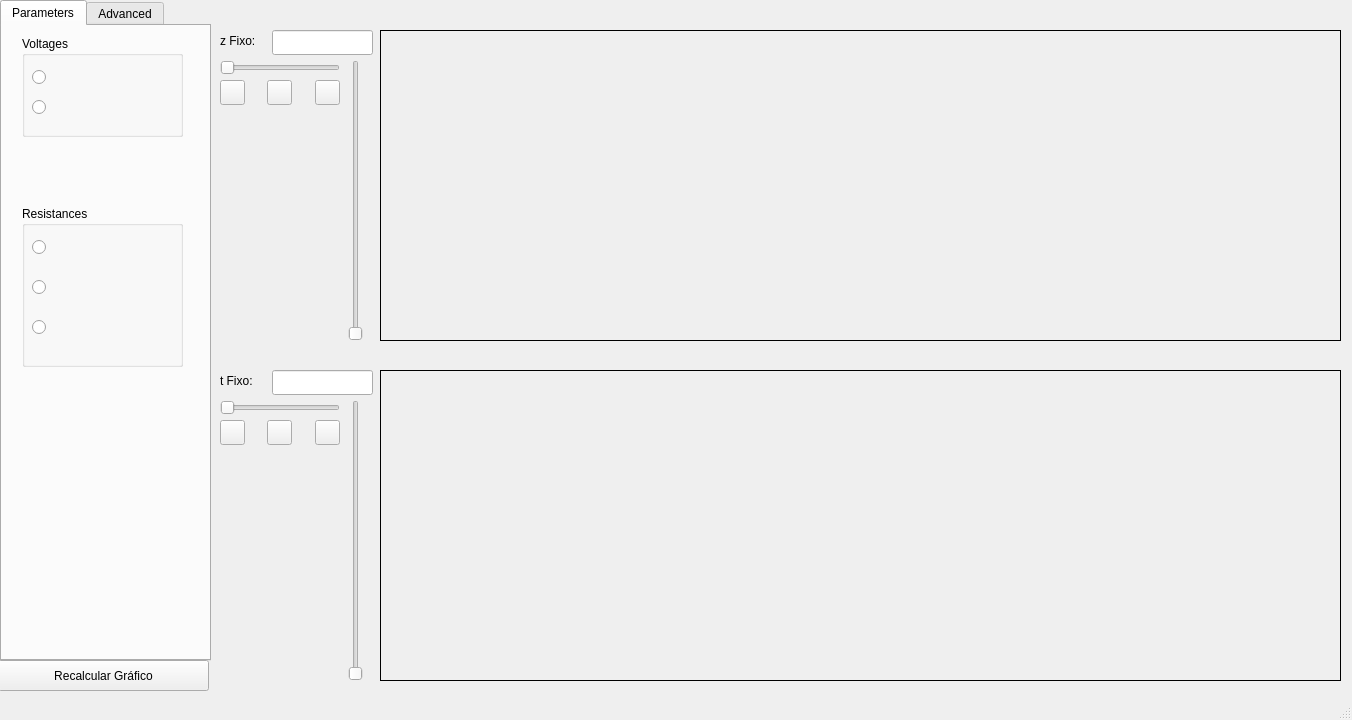
<?xml version="1.0" encoding="UTF-8"?>
<ui version="4.0">
 <class>TView</class>
 <widget class="QMainWindow" name="TView">
  <property name="geometry">
   <rect>
    <x>0</x>
    <y>0</y>
    <width>1352</width>
    <height>720</height>
   </rect>
  </property>
  <property name="windowTitle">
   <string>MainWindow</string>
  </property>
  <widget class="QWidget" name="TLines">
   <widget class="QTabWidget" name="tabWidget">
    <property name="geometry">
     <rect>
      <x>0</x>
      <y>0</y>
      <width>211</width>
      <height>661</height>
     </rect>
    </property>
    <property name="currentIndex">
     <number>0</number>
    </property>
    <widget class="QWidget" name="inPar">
     <attribute name="title">
      <string>Parameters</string>
     </attribute>
     <widget class="QGroupBox" name="Voltages">
      <property name="geometry">
       <rect>
        <x>20</x>
        <y>10</y>
        <width>161</width>
        <height>101</height>
       </rect>
      </property>
      <property name="autoFillBackground">
       <bool>false</bool>
      </property>
      <property name="title">
       <string>Voltages</string>
      </property>
      <widget class="QRadioButton" name="firstV">
       <property name="enabled">
        <bool>true</bool>
       </property>
       <property name="geometry">
        <rect>
         <x>10</x>
         <y>30</y>
         <width>112</width>
         <height>23</height>
        </rect>
       </property>
       <property name="autoFillBackground">
        <bool>false</bool>
       </property>
       <property name="text">
        <string notr="true"/>
       </property>
       <property name="iconSize">
        <size>
         <width>48</width>
         <height>48</height>
        </size>
       </property>
       <property name="shortcut">
        <string/>
       </property>
      </widget>
      <widget class="QRadioButton" name="secondV">
       <property name="geometry">
        <rect>
         <x>10</x>
         <y>60</y>
         <width>141</width>
         <height>23</height>
        </rect>
       </property>
       <property name="text">
        <string/>
       </property>
      </widget>
     </widget>
     <widget class="QGroupBox" name="Resistances">
      <property name="geometry">
       <rect>
        <x>20</x>
        <y>180</y>
        <width>161</width>
        <height>161</height>
       </rect>
      </property>
      <property name="title">
       <string>Resistances</string>
      </property>
      <widget class="QRadioButton" name="firstR">
       <property name="geometry">
        <rect>
         <x>10</x>
         <y>30</y>
         <width>112</width>
         <height>23</height>
        </rect>
       </property>
       <property name="text">
        <string/>
       </property>
      </widget>
      <widget class="QRadioButton" name="secondR">
       <property name="geometry">
        <rect>
         <x>10</x>
         <y>70</y>
         <width>112</width>
         <height>23</height>
        </rect>
       </property>
       <property name="text">
        <string/>
       </property>
      </widget>
      <widget class="QRadioButton" name="thirdR">
       <property name="geometry">
        <rect>
         <x>10</x>
         <y>110</y>
         <width>112</width>
         <height>23</height>
        </rect>
       </property>
       <property name="text">
        <string/>
       </property>
      </widget>
     </widget>
    </widget>
    <widget class="QWidget" name="advConf">
     <attribute name="title">
      <string>Advanced</string>
     </attribute>
     <widget class="QLabel" name="n_t">
      <property name="geometry">
       <rect>
        <x>13</x>
        <y>79</y>
        <width>40</width>
        <height>21</height>
       </rect>
      </property>
      <property name="text">
       <string>  n_t:  </string>
      </property>
     </widget>
     <widget class="QLabel" name="d_z">
      <property name="geometry">
       <rect>
        <x>13</x>
        <y>136</y>
        <width>37</width>
        <height>21</height>
       </rect>
      </property>
      <property name="text">
       <string>   dz:  </string>
      </property>
     </widget>
     <widget class="QLabel" name="d_T">
      <property name="geometry">
       <rect>
        <x>13</x>
        <y>23</y>
        <width>36</width>
        <height>21</height>
       </rect>
      </property>
      <property name="text">
       <string>   dt:  </string>
      </property>
     </widget>
     <widget class="QLabel" name="n_z">
      <property name="geometry">
       <rect>
        <x>13</x>
        <y>192</y>
        <width>38</width>
        <height>21</height>
       </rect>
      </property>
      <property name="text">
       <string>  n_z: </string>
      </property>
     </widget>
     <widget class="QLineEdit" name="nZ">
      <property name="geometry">
       <rect>
        <x>60</x>
        <y>192</y>
        <width>142</width>
        <height>25</height>
       </rect>
      </property>
     </widget>
     <widget class="QLineEdit" name="dZ">
      <property name="geometry">
       <rect>
        <x>60</x>
        <y>136</y>
        <width>142</width>
        <height>25</height>
       </rect>
      </property>
     </widget>
     <widget class="QLineEdit" name="dT">
      <property name="geometry">
       <rect>
        <x>60</x>
        <y>23</y>
        <width>142</width>
        <height>25</height>
       </rect>
      </property>
     </widget>
     <widget class="QLineEdit" name="nT">
      <property name="geometry">
       <rect>
        <x>60</x>
        <y>79</y>
        <width>142</width>
        <height>25</height>
       </rect>
      </property>
     </widget>
    </widget>
   </widget>
   <widget class="QLabel" name="zGraphic">
    <property name="geometry">
     <rect>
      <x>380</x>
      <y>30</y>
      <width>961</width>
      <height>311</height>
     </rect>
    </property>
    <property name="mouseTracking">
     <bool>false</bool>
    </property>
    <property name="tabletTracking">
     <bool>false</bool>
    </property>
    <property name="frameShape">
     <enum>QFrame::Box</enum>
    </property>
    <property name="lineWidth">
     <number>1</number>
    </property>
    <property name="text">
     <string/>
    </property>
   </widget>
   <widget class="QLineEdit" name="zLine">
    <property name="geometry">
     <rect>
      <x>272</x>
      <y>30</y>
      <width>101</width>
      <height>25</height>
     </rect>
    </property>
   </widget>
   <widget class="QLabel" name="z_Fixo">
    <property name="geometry">
     <rect>
      <x>220</x>
      <y>30</y>
      <width>51</width>
      <height>21</height>
     </rect>
    </property>
    <property name="text">
     <string>z Fixo:</string>
    </property>
   </widget>
   <widget class="QLabel" name="tGraphic">
    <property name="geometry">
     <rect>
      <x>380</x>
      <y>370</y>
      <width>961</width>
      <height>311</height>
     </rect>
    </property>
    <property name="frameShape">
     <enum>QFrame::Box</enum>
    </property>
    <property name="text">
     <string/>
    </property>
   </widget>
   <widget class="QLineEdit" name="tLine">
    <property name="geometry">
     <rect>
      <x>272</x>
      <y>370</y>
      <width>101</width>
      <height>25</height>
     </rect>
    </property>
   </widget>
   <widget class="QLabel" name="t_Fixo">
    <property name="geometry">
     <rect>
      <x>220</x>
      <y>370</y>
      <width>51</width>
      <height>21</height>
     </rect>
    </property>
    <property name="text">
     <string>t Fixo:</string>
    </property>
   </widget>
   <widget class="QPushButton" name="BtRecalcular">
    <property name="geometry">
     <rect>
      <x>-2</x>
      <y>660</y>
      <width>211</width>
      <height>31</height>
     </rect>
    </property>
    <property name="text">
     <string>Recalcular Gráfico</string>
    </property>
   </widget>
   <widget class="QSlider" name="SliderT">
    <property name="geometry">
     <rect>
      <x>340</x>
      <y>400</y>
      <width>31</width>
      <height>281</height>
     </rect>
    </property>
    <property name="orientation">
     <enum>Qt::Vertical</enum>
    </property>
    <property name="tickPosition">
     <enum>QSlider::NoTicks</enum>
    </property>
    <property name="tickInterval">
     <number>5</number>
    </property>
   </widget>
   <widget class="QSlider" name="SliderZ">
    <property name="geometry">
     <rect>
      <x>340</x>
      <y>60</y>
      <width>31</width>
      <height>281</height>
     </rect>
    </property>
    <property name="orientation">
     <enum>Qt::Vertical</enum>
    </property>
   </widget>
   <widget class="QSlider" name="SlAnimationZ">
    <property name="geometry">
     <rect>
      <x>220</x>
      <y>400</y>
      <width>120</width>
      <height>16</height>
     </rect>
    </property>
    <property name="orientation">
     <enum>Qt::Horizontal</enum>
    </property>
   </widget>
   <widget class="QSlider" name="SlAnimationT">
    <property name="geometry">
     <rect>
      <x>220</x>
      <y>60</y>
      <width>120</width>
      <height>16</height>
     </rect>
    </property>
    <property name="orientation">
     <enum>Qt::Horizontal</enum>
    </property>
   </widget>
   <widget class="QPushButton" name="BtPlayZ">
    <property name="geometry">
     <rect>
      <x>220</x>
      <y>420</y>
      <width>25</width>
      <height>25</height>
     </rect>
    </property>
    <property name="text">
     <string/>
    </property>
   </widget>
   <widget class="QPushButton" name="BtPauseZ">
    <property name="geometry">
     <rect>
      <x>267</x>
      <y>420</y>
      <width>25</width>
      <height>25</height>
     </rect>
    </property>
    <property name="text">
     <string/>
    </property>
   </widget>
   <widget class="QPushButton" name="BtStopZ">
    <property name="geometry">
     <rect>
      <x>315</x>
      <y>420</y>
      <width>25</width>
      <height>25</height>
     </rect>
    </property>
    <property name="text">
     <string/>
    </property>
   </widget>
   <widget class="QPushButton" name="BtStopT">
    <property name="geometry">
     <rect>
      <x>315</x>
      <y>80</y>
      <width>25</width>
      <height>25</height>
     </rect>
    </property>
    <property name="text">
     <string/>
    </property>
   </widget>
   <widget class="QPushButton" name="BtPauseT">
    <property name="geometry">
     <rect>
      <x>267</x>
      <y>80</y>
      <width>25</width>
      <height>25</height>
     </rect>
    </property>
    <property name="text">
     <string/>
    </property>
   </widget>
   <widget class="QPushButton" name="BtPlayT">
    <property name="geometry">
     <rect>
      <x>220</x>
      <y>80</y>
      <width>25</width>
      <height>25</height>
     </rect>
    </property>
    <property name="text">
     <string/>
    </property>
   </widget>
  </widget>
  <widget class="QStatusBar" name="statusBar"/>
 </widget>
 <layoutdefault spacing="6" margin="11"/>
 <resources/>
 <connections/>
</ui>
